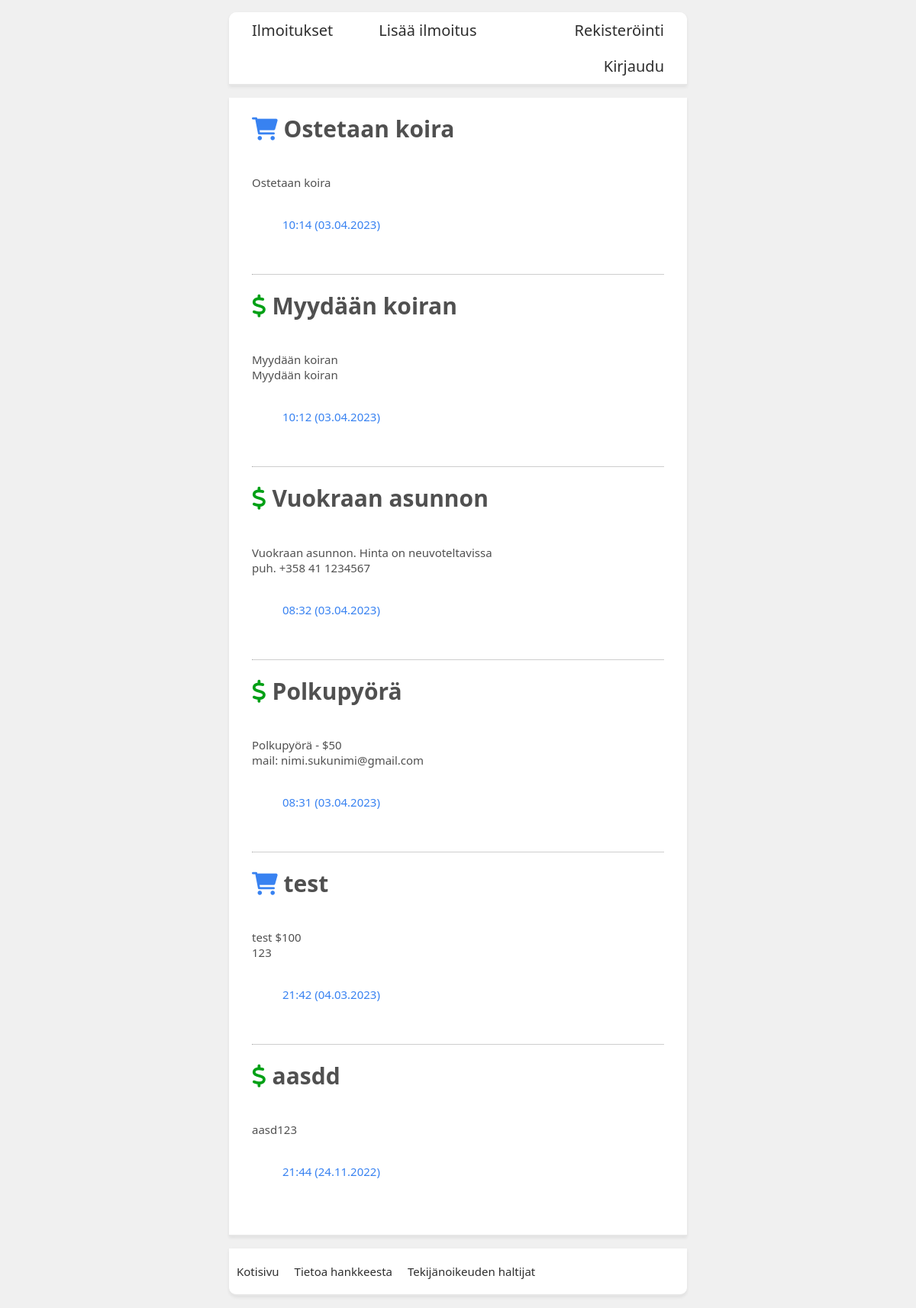
/tori-test.fi/index.php, run on the app's committed database.
### tables this page shows
CREATE TABLE `ilmoitukset` (
  `ilmoitus_id` int NOT NULL,
  `ilmoitus_laji` int NOT NULL,
  `ilmoitus_nimi` text NOT NULL,
  `ilmoitus_kuvaus` text NOT NULL,
  `ilmoitus_paivays` datetime NOT NULL DEFAULT CURRENT_TIMESTAMP,
  `myyja_id` int NOT NULL
);

### tori-test.fi/index.php (the view, shortened to what this page needs)
<?php
    require_once "includes/config.php";
?>
<!DOCTYPE html>
<html>
    <head>
        <link href="css/style.css" rel="stylesheet" type="text/css">
        <link href="/css/all.min.css" rel="stylesheet">
    </head>
    <?php require "includes/header.php"; ?>
    <div class="container">
        <?php
            $articles = mysqli_query($connection, "SELECT * FROM `ilmoitukset` ORDER BY `ilmoitus_id` DESC LIMIT 10");
            $total_count_q = mysqli_query($connection, "SELECT COUNT(`ilmoitus_id`) AS 'total_count' FROM `ilmoitukset`");
            $total_count = mysqli_fetch_assoc($total_count_q);
            $total_ad = 0;
            while( $art = mysqli_fetch_assoc($articles) ) { ?>
                <div class="product_info_text">
                    <h1><?php
                        if ( $art['ilmoitus_laji'] == 2 ) echo '<i title="Myydään" class="product_symbol_sell fa-solid fa-dollar-sign"></i>';
                        else echo '<i title="Ostamaan" class="product_symbol_buy fa-solid fa-cart-shopping"></i>';
                        echo ' ' . $art['ilmoitus_nimi'];
                        ?>
                    </h1>
                    <br>
                    <?php
                        echo nl2br($art['ilmoitus_kuvaus']); ?>
                    <br><br>
                    <ul>
                        <li>
                            <a class="product_data"><?php
                            $newDate = date("H:i (d.m.Y)", strtotime($art['ilmoitus_paivays']));
                            echo $newDate; ?>
                            </a>
                        </li>
                        <br><br>
                    </ul>
                        <?php
                            if ( $total_ad != $total_count['total_count'] - 1 ) {
                                $total_ad++;
                                echo '<hr>';
                            }
                        ?>
                </div>
        <?php } ?>
    </div>
    <?php require "includes/footer.php"; ?>
</html>

### tori-test.fi/includes/header.php (shortened to what this page needs)
<head>
        <link href="/css/style.css" rel="stylesheet" type="text/css">
</head>
<body>
    <div class="header_nav">
        <ul>
            <li><a class="head_text url" href="/">Ilmoitukset</a></li>
            <li><a class="head_text url" method="post" href="/add_ad.php?=type<?php echo $_SESSION['type']; ?>">Lisää ilmoitus</a></li>
            <?php
                if ( $_SESSION['user'] ) echo '<a class="head_login url" href="profile.php">Profiili</a>';
                else {
                    echo '<a class="head_login url" href="registration.php">Rekisteröinti</a>';
                    echo '<a class="head_login url" href="login.php">Kirjaudu</a>';
                }
            ?>
        </ul>
    </div>
</body>

### tori-test.fi/includes/footer.php
<footer>
    <div class="footer_nav">
        <ul>
            <li><a class="footer_text" href="#">Kotisivu</a></li>
            <li><a class="footer_text" href="#">Tietoa hankkeesta</a></li>
            <li><a class="footer_text" href="#">Tekijänoikeuden haltijat</a></li>
        </ul>
    </div>
</footer>

### tori-test.fi/css/style.css (style rules this page uses)
body { background-color: rgb(240, 240, 240); margin-left: 25%; max-width: 50%; }
html { font-family: 'Poppins','Segoe UI','Helvetica Neue',Helvetica,Roboto,Oxygen,Ubuntu,Cantarell,'Fira Sans','Droid Sans',sans-serif; }
hr { border-top: 1px; border-color: #cecece; font-size: 20px; }
ul { overflow: hidden; list-style-type: none; }
.url { background-color: white; transition: 0.3s; }
.container { padding-bottom: 3%; }
.head_text, .head_login, .footer_text { display: block; color: #2e2e2e; text-align: center; padding: 10px 30px; text-decoration: none; font-size: 20px; }
.head_text { float: left; }
.head_login { float: right; }
.footer_text { padding: 20px 10px; font-size: 15px; transition: 0.3s all; }
.header_nav ul { list-style-type: none; overflow: hidden; background-color: white; float: center; border-radius: 10px 10px 0 0; border-bottom: 2px solid #e6e6e6; padding-left: 0px; box-shadow: 0 .125rem .25rem rgba(0,0,0,.075)!important; }
.footer_nav ul { list-style-type: none; overflow: hidden; background-color: white; float: center; border-radius: 0 0 10px 10px; border-bottom: 2px solid #e6e6e6; box-shadow: 0 .125rem .25rem rgba(0,0,0,.075)!important; padding-left: 0px; }
.header_nav li, .footer_nav li { float: left; padding-left: 0px; }
.container { list-style-type: none; overflow: hidden; background-color: white; float: center; border-bottom: 2px solid #e6e6e6; box-shadow: 0 .125rem .25rem rgba(0,0,0,.075)!important; }
.product_symbol_sell { color: #00a015; }
.product_symbol_buy { color: #3882f1; }
.product_info_text { display: block; color: #505050; text-align: left; padding: 0px 30px; text-decoration: none; font-size: 15px; float: center; justify-content: center; }
.product_data { color: #3882f1; margin-top: 20px; font-weight: 500; }

### data on the page
ilmoitukset: ilmoitus_nimi "Ostetaan koira", ilmoitus_kuvaus "Ostetaan koira", ilmoitus_paivays "10:14 (03.04.2023)"
ilmoitukset: ilmoitus_laji 2 (drawn), ilmoitus_nimi "Myydään koiran", ilmoitus_kuvaus "Myydään koiran Myydään koiran", ilmoitus_paivays "10:12 (03.04.2023)"
ilmoitukset: ilmoitus_laji 2 (drawn), ilmoitus_nimi "Vuokraan asunnon", ilmoitus_kuvaus "Vuokraan asunnon. Hinta on neuvoteltavissa puh. +358 41 1234567", ilmoitus_paivays "08:32 (03.04.2023)"
ilmoitukset: ilmoitus_laji 2 (drawn), ilmoitus_nimi "Polkupyörä", ilmoitus_kuvaus "Polkupyörä - $50 mail: nimi.sukunimi@gmail.com", ilmoitus_paivays "08:31 (03.04.2023)"
ilmoitukset: ilmoitus_nimi "test", ilmoitus_kuvaus "test $100 123", ilmoitus_paivays "21:42 (04.03.2023)"
ilmoitukset: ilmoitus_laji 2 (drawn), ilmoitus_nimi "aasdd", ilmoitus_kuvaus "aasd123", ilmoitus_paivays "21:44 (24.11.2022)"
